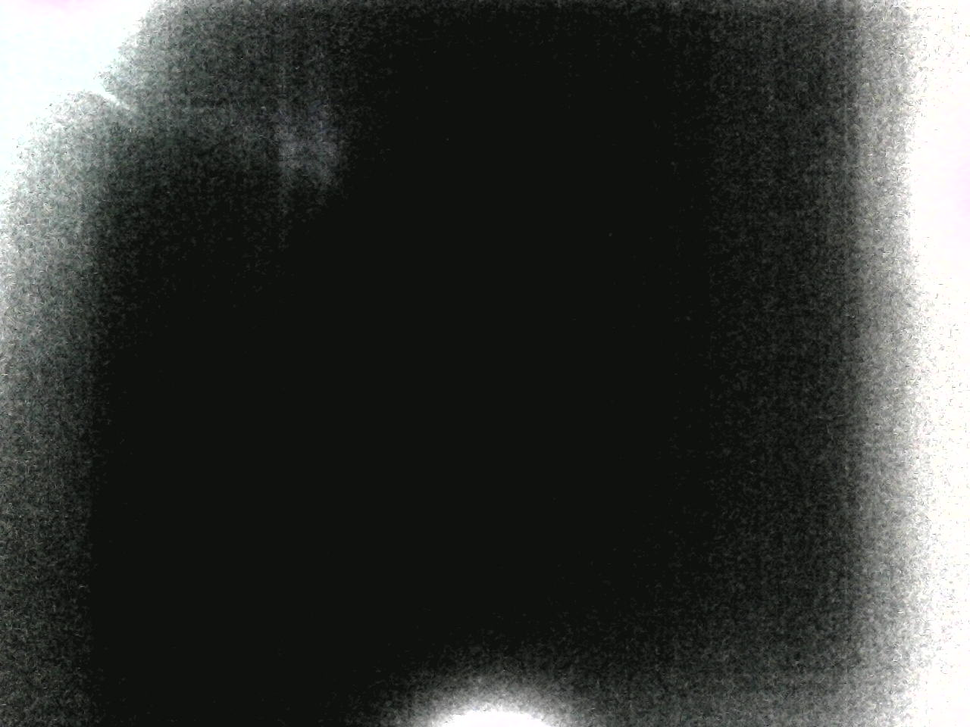
//> input picture captured/frame_0.tif, 970 x 727 px, shrunk from 1280 x 960 before the run
$ ./Subtract captured/frame_0.tif captured/frame_1.tif 100 out.png   (built with g++ and OpenCV 4)
//> lines starting //> are read from the running program, lines starting //| are printed output that depends on the picture
//--------------------
// c++ headers
//--------------------
#include <stdio.h>
#include <iostream>
#include <stdio.h>
#include <cv.h>
#include <highgui.h>
#include <cstdlib>

using namespace cv;
using namespace std;
#define COLOR_DEPTH 256

int main( int argc, char** argv )
{
    // define variables for the following operation:
    // original - background -> diff -> [selective picking process] -> out
    Mat original, background, diff, out;
    unsigned int i, j;
    float distance, threshold;
    unsigned int numOfBeamPixel = 0;

    if(argc != 5) {
	      printf("Number of parameters must be 3.\n");
	      printf("example usage: Substract beam.png background.png (INT THRESHOLD) out.png\n");
	      return -1;
	  }

    // first input is original image
    original   = imread(argv[1], 1);
//> original is the input picture: 727 rows x 970 cols, CV_8UC3; mean B, G, R 55.9, 58.8, 56.6
    // cvtColor(original , gray_original , CV_BGR2GRAY);

    // second parameter is background image
    background = imread(argv[2], 1);
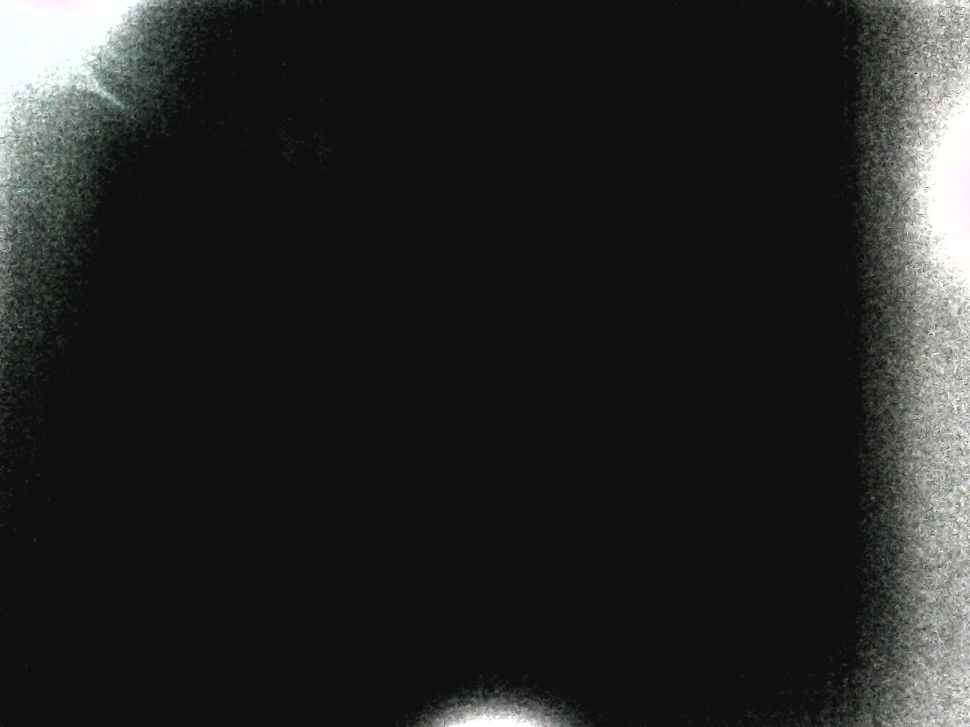
//> input picture captured/frame_1.tif, 970 x 727 px, shrunk from 1280 x 960 before the run
//> background is the input picture: 727 rows x 970 cols, CV_8UC3; mean B, G, R 34.5, 37.7, 35.4
    // cvtColor(background , gray_background , CV_BGR2GRAY);

    threshold  = atof(argv[3]);
//> threshold = 100

    // check if images are loaded successfully
    if(!original.data || !background.data) {
        printf("I couldn't read the image(s).\n");
        return -1;
    }

    //diff = original - background;
    absdiff(original, background, diff);
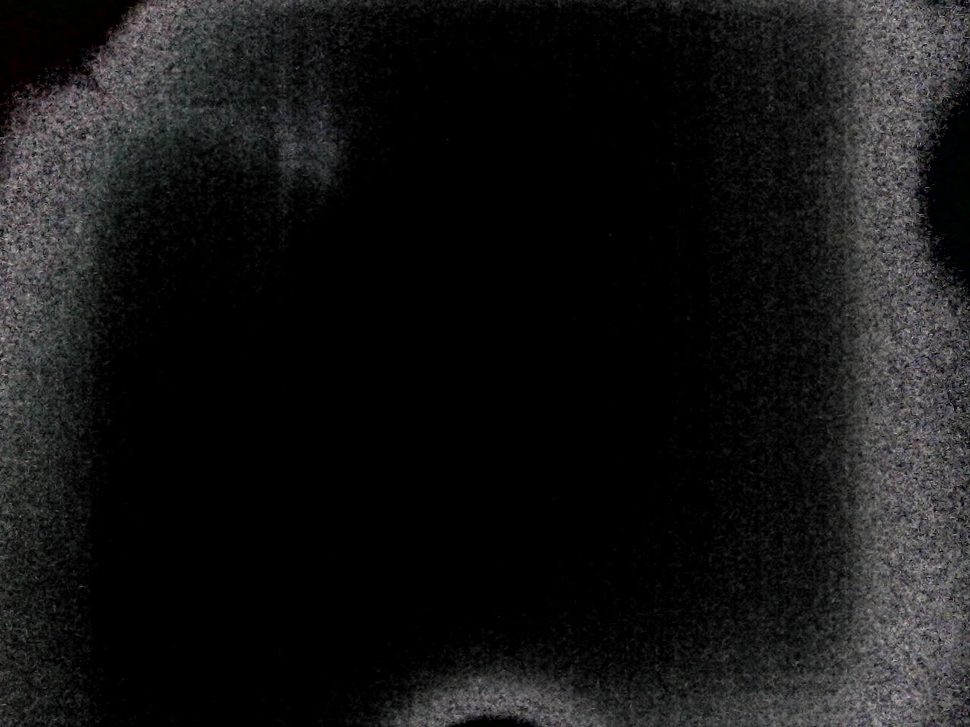
//> diff: 727 rows x 970 cols, CV_8UC3; mean B, G, R 21.5, 21.3, 21.4

    out = Mat::zeros(diff.rows, diff.cols, CV_8UC3);

    for(i = 0; i < original.rows; i++)
      for(j = 0; j < original.cols; j++) {
            Vec3b pix = diff.at<Vec3b>(i, j);
            // distance in 3D RGB space!
            distance  =  sqrt(pix[0]*pix[0]+pix[1]*pix[1]+pix[2]*pix[2]);
            if(distance > threshold) {
                // put a counter here
                out.at<Vec3b>(i, j) = original.at<Vec3b>(i, j);
                numOfBeamPixel = numOfBeamPixel + 1;
            }
        }
//> this loop made 727 passes
//> (distance, numOfBeamPixel) on passes 1 to 3: (179, 294), (148.4, 573), (86.13, 852)
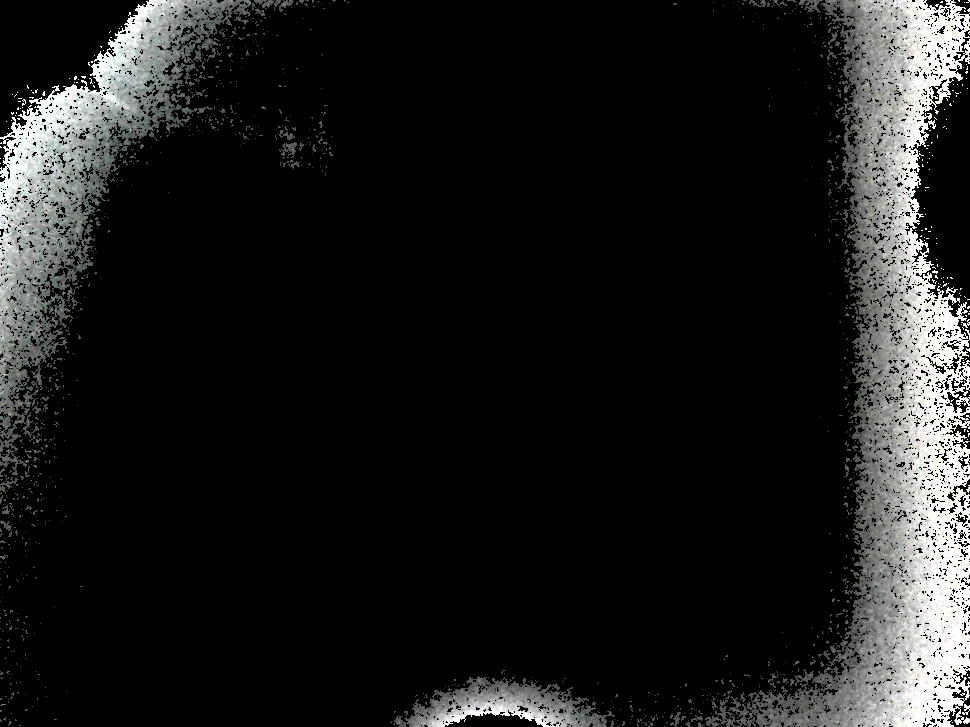
//> out: 727 rows x 970 cols, CV_8UC3; mean B, G, R 27.6, 28.1, 27.7
//> after the loop, distance = 93.01; numOfBeamPixel = 115470

    // write the image
    imwrite(argv[4], out);

    printf("number of beam pixel~: %d\n", numOfBeamPixel);
//| number of beam pixel~: 115470
    printf("number of background pixels: %d\n", original.cols*original.rows - numOfBeamPixel);
//| number of background pixels: 589720

    return 0;
}
